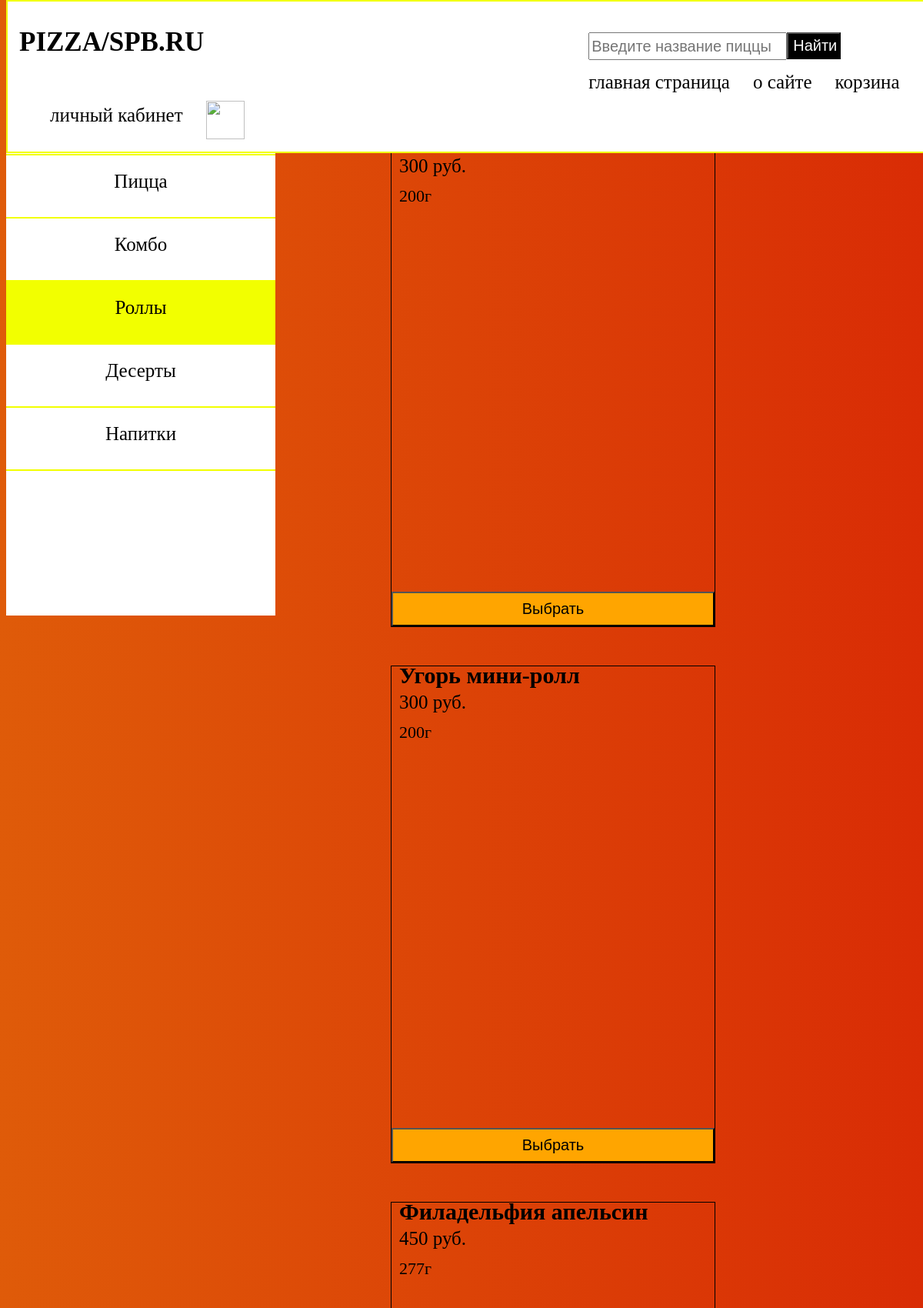
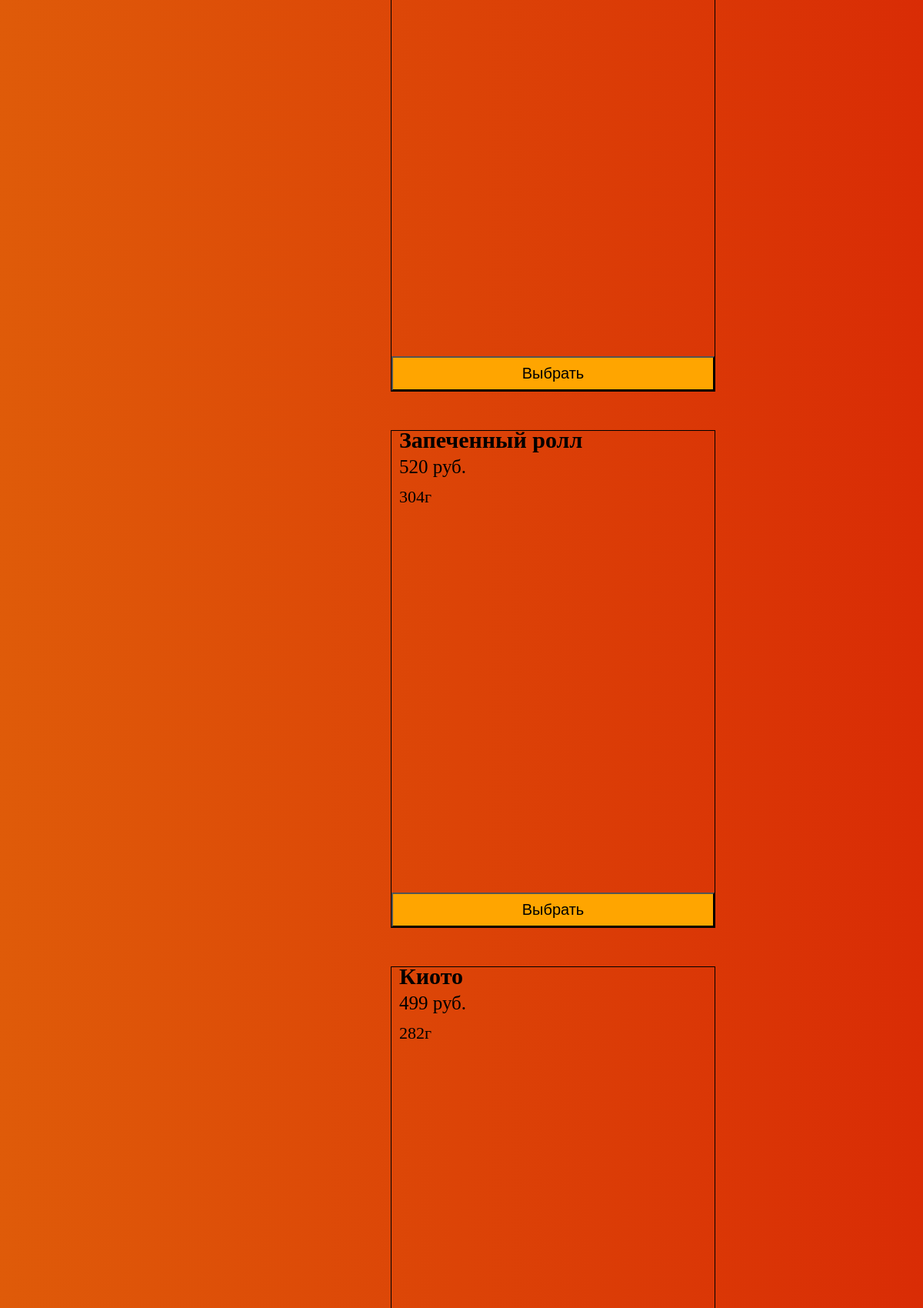
Page //role (upper part) on the committed database (2 pictures, top to bottom).
### main/models.py (models this page shows, shortened)
class MainProduct(models.Model):
    image = models.CharField('Изображение', max_length=250)
    name= models.CharField('Название напитка', max_length=20)
    price=models.CharField('price', max_length=5)
    description=models.TextField('Краткое описание')
    category = models.CharField('Категория', max_length=50)
    class Meta:
        verbose_name = "Десерт"
        verbose_name_plural = "Десерты"

### main/views.py (the view)
# urls.py: path('/role', views.role, name="role"),
def role(request):
    object = MainProduct.objects.filter(category="role")
    return render(request, 'main/role.html', { 'object' : object})

### main/templates/main/role.html (shortened to what this page needs)
{% extends 'main/late.html'%}
{% block form %}
    <input type="text" placeholder="Введите название пиццы">
    <button type="button" name="button" class="btn" >Найти</button>
{% endblock %}
{% block content %}
<div class="main-block-content">
  <aside class="filter-panel">
    <div class="flter-box">
        <div class="case">
            <a href="{% url 'all' %}" class="filter">Без фильтров</a><br>
         </div>
         <div class="case">
            <a href="{% url 'home'%}" class="filter">Пицца</a><br>
         </div>
         <div class="case">
            <a href="{% url 'combo' %}" class="filter">Комбо</a><br>
        </div>
        <div class="case yellow">
            <a href="{% url 'role' %}" class="filter">Роллы</a><br>
        </div>
        <div class="case">
            <a href="{% url 'dessert' %}" class="filter">Десерты</a><br>
        </div>
        <div class="case">
            <a href="{% url 'drink' %}" class="filter">Напитки</a><br>
        </div>
    </div>
  </aside>
<div class="block-content">
    {% for el in object %}
        <div class="contaner" >
            <div class='contaner1'>
            <div class='name'>
                <h1>{{el.name}}</h1>
            </div>
            <div class='price'><p>{{el.price}} руб.</p></div>
            <div class="text-content">
                <p>{{ el.description}}</p>
            </div>
            </div>
            <div class="button">
                <a href="{% url "product-detail" el.id %}"><button type="button" name="button" id='{{el.id}}' class="add-to-cart">Выбрать</button></a>
            </div>
        </div>
    {% endfor %}
</div>
</div>
{% endblock%}

### main/static/main/index.css (style rules this page uses)
body { background: linear-gradient(45deg, #df5b09, #d92c05 ); }
h1 { color: black; font-size: 35px; }
input { display: block; float: left; margin-top: 30px; height: 30px; justify-content: center; width: 250px; color: black; font-size: 20px; margin-right: 0,03px; }
.btn { display: block; height: 35px; width: 70px; color: #ffffff; background-color: black; margin-top: 30px ; font-size: 20px; }
.block-content { position: relative; display: block; width: 85%; padding: 10px 50px; margin-top: 150px; margin-left: 450px; }
.contaner { position: relative; display: block; float: left; width: 420px; margin-right: 40px; border: 1px solid black; margin-bottom: 50px; }
.contaner1 { height: 590px; }
.name h1 { display: block; font-size: 30px; margin:-5px 0px 10px 10px; }
.text-content { display: block; margin-top: -3px; margin-left: 10px; margin-right: 10px; font-size: 22px; }
.button a { list-style: none; text-decoration: none; }
.button button { display: block; margin-top: 10px; width: 100%; height: 45px; text-align: center; color: black; font-size: 20px; background-color: orange; transition: all .001 ease; }
.price p { font-size: 25px; color: black; margin: -6px 10px; margin-bottom: -10px; }

### main/static/main/main.css (style rules this page uses)
.main-block-content { position: relative; display: flex; width: 100%; flex-wrap: wrap; }
.filter-panel { position: fixed; top:0; display: block; width: 350px; height: 100vh; background-color: #fff; }
.flter-box { position: relative; display: flex; margin-top: 120px; width: 100%; height: auto; flex-wrap: wrap; }
.case { display: flex; width: 100%; height: 60px ; border-bottom: 2px solid #f2ff00; justify-content: center; text-align: center; padding-top: 20px ; }
.filter { text-decoration: none; color: black; font-size: 25px; text-align: center; }
.yellow { background-color:#f2ff00 ; }

### rows in the picture
MainProduct: price "300", description "200г"
MainProduct: name "Угорь мини-ролл", price "300", description "200г"
MainProduct: name "Филадельфия апельсин", price "450", description "277г"
MainProduct: name "Запеченный ролл", price "520", description "304г"
MainProduct: name "Киото", price "499", description "282г"
